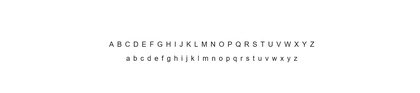
%> input picture src/18_Text_Recognition_With_Images/patrones.bmp, 420 x 93 px, shrunk from 1614 x 358 before the run
$ octave TextLearning.m   (GNU Octave 9; MATLAB toolbox functions it lacks are replaced by stand-ins)
%> lines starting %> are read from the running program, lines starting %| are printed output that depends on the picture; in (x1, y1, x2, y2) boxes, pixels count from 0 and x2, y2 are one past the last pixel; in counts of white or black regions, pixels touching at a corner belong together; the program's own positions count from 1
clc
clear all
close all

Alfabeto = 'ABCDEFGHIJKLMNOPQRSTUVWXYZabcdefghijklmnopqrstuvwxyz ';

image = imread("patrones.bmp");
%> image is the input picture: size 93x420x3 uint8; min 33, max 255, mean 252.7
% image = imread("masqueamor.bmp");
grayImage = rgb2gray(image);
invertedImage = double(grayImage < 127);
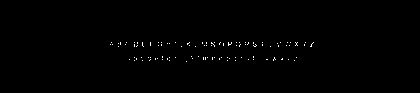
%> invertedImage: size 93x420 double; values 0 (black) and 1 (white), 0.46% white in thin lines or dots, all inside (x1, y1, x2, y2) = (110, 42, 314, 62)

imshow(invertedImage)
title('This program will learn from these letters images and save the result ')

% Get rows
XSum = sum(invertedImage, 2);
%> XSum = 93 values, max 31 at index 43, min 0 at index 1, mean 1.91
counter1 = 1;
counter2 = 1;

for row = 2:length(XSum)-1
    if XSum(row) == 0 && XSum(row+1) > 0
        risingEdgeRowPos(counter1) = row;
        counter1 = counter1 + 1;
    end
    if XSum(row-1) > 0 && XSum(row) == 0
        fallingEdgeRowPos(counter2) = row;
        counter2 = counter2 + 1;
    end
end
%> after the loop, counter2 = 3; fallingEdgeRowPos = [48 63]; risingEdgeRowPos = [42 56]

% Show every row
W = zeros(30*30, 26);
for i = 1:length(risingEdgeRowPos)
    row = invertedImage(risingEdgeRowPos(i):fallingEdgeRowPos(i), :);
    YSum = sum(row,1);
    counter3 = 1;
    counter4 = 1;

    for col = 2:length(YSum)-1
        if YSum(col) == 0 && YSum(col+1) > 0
            risingEdgeColPos(counter3) = col;
            counter3 = counter3 + 1;
        end
        if YSum(col-1) > 0 && YSum(col) == 0
            fallingEdgeColPos(counter4) = col;
            counter4 = counter4 + 1;
        end
    end

    n=(i-1) * 26 + 1;

    for j = 1:length(risingEdgeColPos)
        space = zeros(30);
        word = row(:,risingEdgeColPos(j):fallingEdgeColPos(j));
        [rows, cols] = size(word);
        space(1:rows,1:cols) = word;
        character = space;
        singleArrWord = reshape(character, 30*30,1);
        normalizeArrWord = singleArrWord/norm(singleArrWord);
        W(:,n) = normalizeArrWord;
        n = n+1;
    end
end
%> this loop made 2 passes
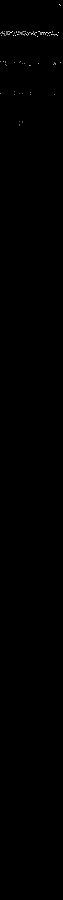
%> W: size 900x63 double; 3.17% of the values are NaN or infinite; the others: min 0, max 1, mean 0.00163; drawn with min black, max white, NaN and infinite black
%> after the loop, fallingEdgeColPos = 37 values, max 315 at index 37, min 131 at index 1, mean 220.2; risingEdgeColPos = 37 values, max 310 at index 37, min 129 at index 1, mean 217.8

save('learned.mat',"W")
